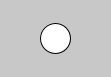
Frame 1 (no input)
Frame 60 (the mouse pressed at the canvas centre just before this capture): identical to frame 1, image omitted
Frame 120 (the mouse held since frame 60 and released just before this capture): identical to frame 1, image omitted

The Processing sketch that drew this single still picture (run headless with seeded random() and noise(); from frame 60 on, the mouse is pressed at the canvas centre):

// Processing sketch: Aufgabe_2_7_a
// ── Aufgabe_2_7_a.pde
void setup() {
  size(111, 77);
}

void draw() {
  background(200);
  ellipse(width/2, height/2, 30, 30);
}
